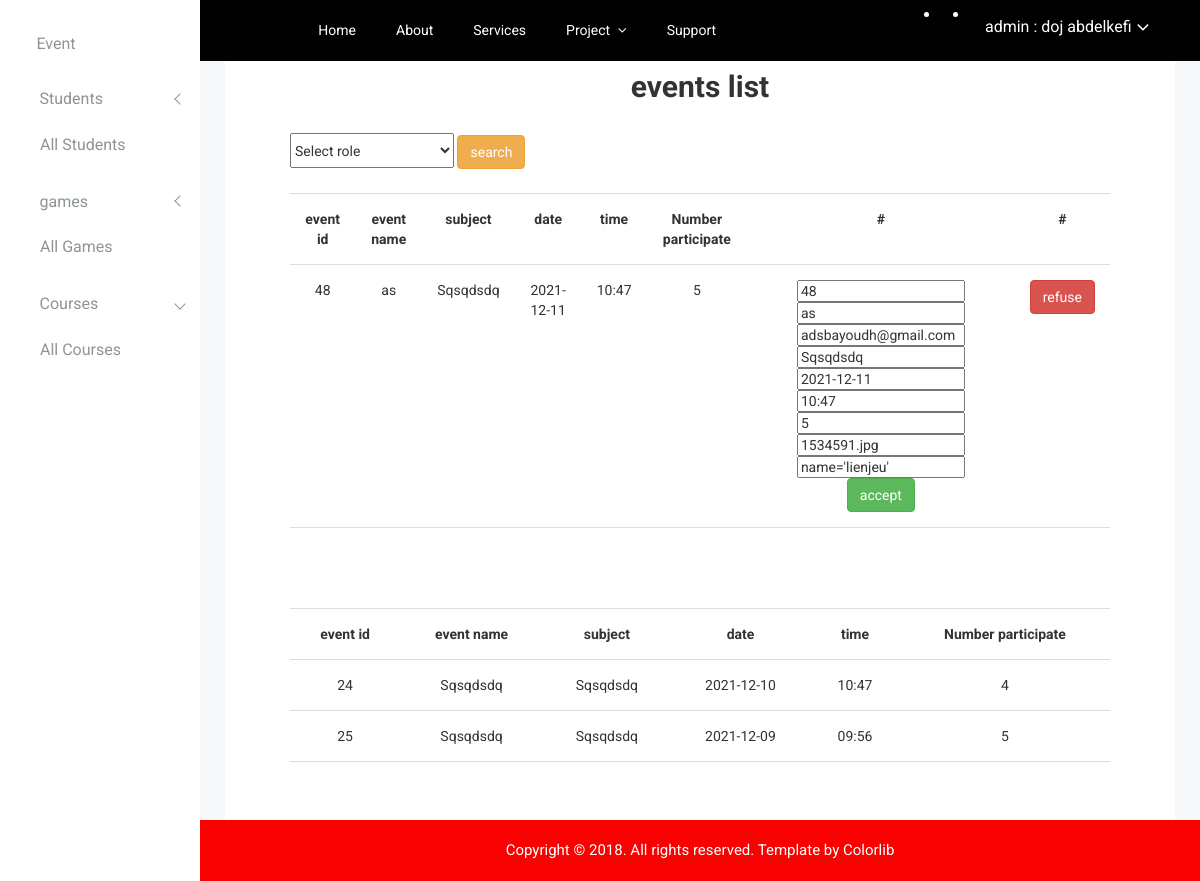
/CourseManagment/view/all-events.php (signed in), run on the app's committed database.
### tables this page shows
CREATE TABLE `event` (
  `idevent` int(100) NOT NULL,
  `nameevent` varchar(100) NOT NULL,
  `email` varchar(100) NOT NULL,
  `subject` varchar(100) NOT NULL,
  `date` date NOT NULL,
  `time` varchar(100) NOT NULL,
  `numberparticipate` int(100) NOT NULL,
  `image` varchar(100) NOT NULL
);

CREATE TABLE `event2` (
  `idevent` int(11) NOT NULL,
  `nameevent` varchar(50) NOT NULL,
  `email` varchar(50) NOT NULL,
  `subject` varchar(50) NOT NULL,
  `date` date NOT NULL,
  `time` varchar(50) NOT NULL,
  `numberparticipate` int(11) NOT NULL,
  `image` varchar(100) NOT NULL
);

### CourseManagment/controllers/ControlAdherent.php (called while the page is built, shortened)
<?php
class AdherentC
 {
  function afficheradherents()
  {
    $sql="SELECT *  FROM event";
    $db=config::getConnexion();
    try{
        $liste = $db->query($sql);
        return $liste;
    }
    catch (Exception $e){
        die('Erreur:'.$e->getMessage());
    }
  }
  function afficheradherents2()
  {
    $sql="SELECT *  FROM event2";
    $db=config::getConnexion();
    try{
        $liste = $db->query($sql);
        return $liste;
    }
    catch (Exception $e){
        die('Erreur:'.$e->getMessage());
    }
  }
  }
?>

### CourseManagment/view/all-events.php (the view, shortened to what this page needs)
<?php
    include '../controllers/ControlAdherent.php';
    $AdherentC=new AdherentC();
    $ListeAdherents=$AdherentC->afficheradherents();
    $ListeAdherents2=$AdherentC->afficheradherents2();
?>
<!doctype html>
<html class="no-js" lang="en">
<head>
    <link rel="stylesheet" href="./../../EDu-Quiz B/css/bootstrap.min.css">
    <link rel="stylesheet" href="./../../EDu-Quiz B/css/font-awesome.min.css">
    <link rel="stylesheet" href="./../../EDu-Quiz B/css/owl.carousel.css">
    <link rel="stylesheet" href="./../../EDu-Quiz B/css/owl.theme.css">
    <link rel="stylesheet" href="./../../EDu-Quiz B/css/owl.transitions.css">
    <link rel="stylesheet" href="./../../EDu-Quiz B/css/animate.css">
    <link rel="stylesheet" href="./../../EDu-Quiz B/css/normalize.css">
    <link rel="stylesheet" href="./../../EDu-Quiz B/css/meanmenu.min.css">
    <link rel="stylesheet" href="./../../EDu-Quiz B/css/main.css">
    <link rel="stylesheet" href="./../../EDu-Quiz B/css/educate-custon-icon.css">
    <link rel="stylesheet" href="./../../EDu-Quiz B/css/morrisjs/morris.css">
    <link rel="stylesheet" href="./../../EDu-Quiz B/css/scrollbar/jquery.mCustomScrollbar.min.css">
    <link rel="stylesheet" href="./../../EDu-Quiz B/css/metisMenu/metisMenu.min.css">
    <link rel="stylesheet" href="./../../EDu-Quiz B/css/metisMenu/metisMenu-vertical.css">
    <link rel="stylesheet" href="./../../EDu-Quiz B/css/calendar/fullcalendar.min.css">
    <link rel="stylesheet" href="./../../EDu-Quiz B/css/calendar/fullcalendar.print.min.css">
    <link rel="stylesheet" href="./../../EDu-Quiz B/style.css">
    <link rel="stylesheet" href="./../../EDu-Quiz B/css/responsive.css">
</head>
<body>
  <?php require_once "./sideBar.php" ?>
    <div class="all-content-wrapper">
        <div class="container-fluid">
            <div class="row">
                <div class="col-lg-12 col-md-12 col-sm-12 col-xs-12">
                    <div class="logo-pro">
                    </div>
                </div>
            </div>
        </div>
        <?php require_once "./../../CourseManagment/view/header.php" ?>
        <div style="height:100vh; width:95%;  background-color:white; padding:5% 5% 5% 5%"
            class="courses-area container-fluid">
            <div class="container-fluid">
                <div class="row">
                    <div class="col-lg-12">
                        <h2 style="text-align:center;">events list</h2> <br>
                        <form class="mt-5 mb-5" action="./rechercherUsersAd.php" method="POST">
                        <select id="select" style="margin-bottom :3%; width:20%;height:35px" class="form-select"  id="Categorie" name="Categorie" aria-label="Default select example">
                <option  selected>Select role</option>
            </select>
                            <input   class="btn btn-warning" type="submit" value="search">
                        </form>
                        <table style="border:0px solid grey;text-align:center" class="table">
                            <tr style="border-bottom: 0px solid grey;">
                                <th style="padding: 15px; border-bottom: 1px solid #ddd;text-align:center">event id</th>
                                <th style="padding: 15px; border-bottom: 1px solid #ddd;text-align:center">event name</th>
                                <th style="padding: 15px; border-bottom: 1px solid #ddd;text-align:center">subject</th>
                                <th style="padding: 15px; border-bottom: 1px solid #ddd;text-align:center">date</th>
                                <th style="padding: 15px; border-bottom: 1px solid #ddd;text-align:center">time</th>
                                <th style="padding: 15px; border-bottom: 1px solid #ddd;text-align:center">Number participate</th>
                                <th style="padding: 15px; border-bottom: 1px solid #ddd;text-align:center">#</th>
                                <th style="padding: 15px; border-bottom: 1px solid #ddd;text-align:center">#</th>
                            </tr>
                                                              <?php foreach($ListeAdherents as $event) {?>
                            <tr>
                                <td
                                    style="padding: 15px;border-bottom: 1px solid #ddd;border-left: 0px solid #ddd;border-right: 0px solid #ddd">
                                    <?php echo $event['idevent'] ?>
                                </td>
                                <td
                                    style="padding: 15px;border-bottom: 1px solid #ddd;border-left: 0px solid #ddd;border-right: 0px solid #ddd">
                                    <?php echo $event['nameevent'] ?>
                                </td>
                                <td
                                    style="padding: 15px;border-bottom: 1px solid #ddd;border-left: 0px solid #ddd;border-right: 0px solid #ddd">
                                    <?php echo $event['subject'] ?>
                                </td>
                                <td
                                style="padding: 15px;border-bottom: 1px solid #ddd;border-left: 0px solid #ddd;border-right: 0px solid #ddd">
                                    <?php echo $event['date'] ?>
                                </td>
                                <td
                                style="padding: 15px;border-bottom: 1px solid #ddd;border-left: 0px solid #ddd;border-right: 0px solid #ddd">
                                <?php echo $event['time'] ?>
                </td>
                                <td
                                style="padding: 15px;border-bottom: 1px solid #ddd;border-left: 0px solid #ddd;border-right: 0px solid #ddd">
                                <?php echo $event['numberparticipate'] ?>
                </td>
                <td  style="padding: 15px;border-bottom: 1px solid #ddd;border-left: 0px solid #ddd;border-right: 0px solid #ddd">
                                     <form action='../../eventManagment/back mehdi/Views/ajouteradherent.php' method ='Post'>
                                    <input type="" value=<?php echo $event['idevent'] ;?> name='idevent'>
                                    <input type="" value=<?php echo $event['nameevent'] ;?> name='nameevent'>
                                    <input type="" value=<?php echo $event['email'] ;?> name='email'>
                                    <input type="" value=<?php echo $event['subject'] ;?> name='subject'>
                                    <input type="" value=<?php echo $event['date'] ;?> name='date'>
                                    <input type="" value=<?php echo $event['time'] ;?> name='time'>
                                    <input type="" value=<?php echo $event['numberparticipate'] ;?> name='numberparticipate'>
                                    <input type="" value=<?php echo $event['image'] ;?> name='image'>
                                    <input type="" value=<?php echo $event['lienJeu'] ;?> name='lienjeu'>
                                    <input type="submit" class="btn btn-success" name='accept' value='accept'>
                                </form>
            </td>
                                <td
                                    style="padding: 15px;border-bottom: 1px solid #ddd;border-left: 0px solid #ddd;border-right: 0px solid #ddd">
                                    <a  class="btn btn-danger" href="../../eventManagment/back mehdi/Views/SupprimerAdherent.php?Idevent=<?php echo $event['idevent']; ?>">refuse</a>
                      </td>
                            </tr>
                            <?php } ?>
                        </table>
                                                                  <br><br><br>
                        <table style="border:0px solid grey;text-align:center" class="table">
                            <tr style="border-bottom: 0px solid grey;">
                                <th style="padding: 15px; border-bottom: 1px solid #ddd;text-align:center">event id</th>
                                <th style="padding: 15px; border-bottom: 1px solid #ddd;text-align:center">event name</th>
                                <th style="padding: 15px; border-bottom: 1px solid #ddd;text-align:center">subject</th>
                                <th style="padding: 15px; border-bottom: 1px solid #ddd;text-align:center">date</th>
                                <th style="padding: 15px; border-bottom: 1px solid #ddd;text-align:center">time</th>
                                <th style="padding: 15px; border-bottom: 1px solid #ddd;text-align:center">Number participate</th>
                            </tr>
                                                              <?php foreach($ListeAdherents2 as $event) {?>
                            <tr>
                                <td
                                    style="padding: 15px;border-bottom: 1px solid #ddd;border-left: 0px solid #ddd;border-right: 0px solid #ddd">
                                    <?php echo $event['idevent'] ?>
                                </td>
                                <td
                                    style="padding: 15px;border-bottom: 1px solid #ddd;border-left: 0px solid #ddd;border-right: 0px solid #ddd">
                                    <?php echo $event['nameevent'] ?>
                                </td>
                                <td
                                    style="padding: 15px;border-bottom: 1px solid #ddd;border-left: 0px solid #ddd;border-right: 0px solid #ddd">
                                    <?php echo $event['subject'] ?>
                                </td>
                                <td
                                style="padding: 15px;border-bottom: 1px solid #ddd;border-left: 0px solid #ddd;border-right: 0px solid #ddd">
                                    <?php echo $event['date'] ?>
                                </td>
                                <td
                                style="padding: 15px;border-bottom: 1px solid #ddd;border-left: 0px solid #ddd;border-right: 0px solid #ddd">
                                <?php echo $event['time'] ?>
                </td>
                                <td
                                style="padding: 15px;border-bottom: 1px solid #ddd;border-left: 0px solid #ddd;border-right: 0px solid #ddd">
                                <?php echo $event['numberparticipate'] ?>
                </td>
                            </tr>
                            <?php } ?>
                        </table>
                    </div>
                </div>
            </div>
        </div>
        <div class="footer-copyright-area">
            <div class="container-fluid">
                <div class="row">
                    <div class="col-lg-12 col-md-12 col-sm-12 col-xs-12">
                        <div class="footer-copy-right">
                            <p>Copyright © 2018. All rights reserved. Template by <a
                                    href="https://colorlib.com/wp/templates/">Colorlib</a></p>
                        </div>
                    </div>
                </div>
            </div>
        </div>
    </div>
</body>
</html>

### EDu-Quiz B/css/main.css (style rules this page uses)
html { color: #222; font-size: 1em; line-height: 1.4; }

### data on the page
event: idevent "48", nameevent "as", subject "Sqsqdsdq", date "2021-12-11", time "10:47", numberparticipate "5", email "adsbayoudh@gmail.com", image "1534591.jpg"
event2: idevent "24", nameevent "Sqsqdsdq", subject "Sqsqdsdq", date "2021-12-10", time "10:47", numberparticipate "4"
event2: idevent "25", nameevent "Sqsqdsdq", subject "Sqsqdsdq", date "2021-12-09", time "09:56", numberparticipate "5"

### other printed values
$_SESSION['user']['role'] "admin"
$_SESSION['user']['first_Name'] "doj"
$_SESSION['user']['last_Name'] "abdelkefi"
